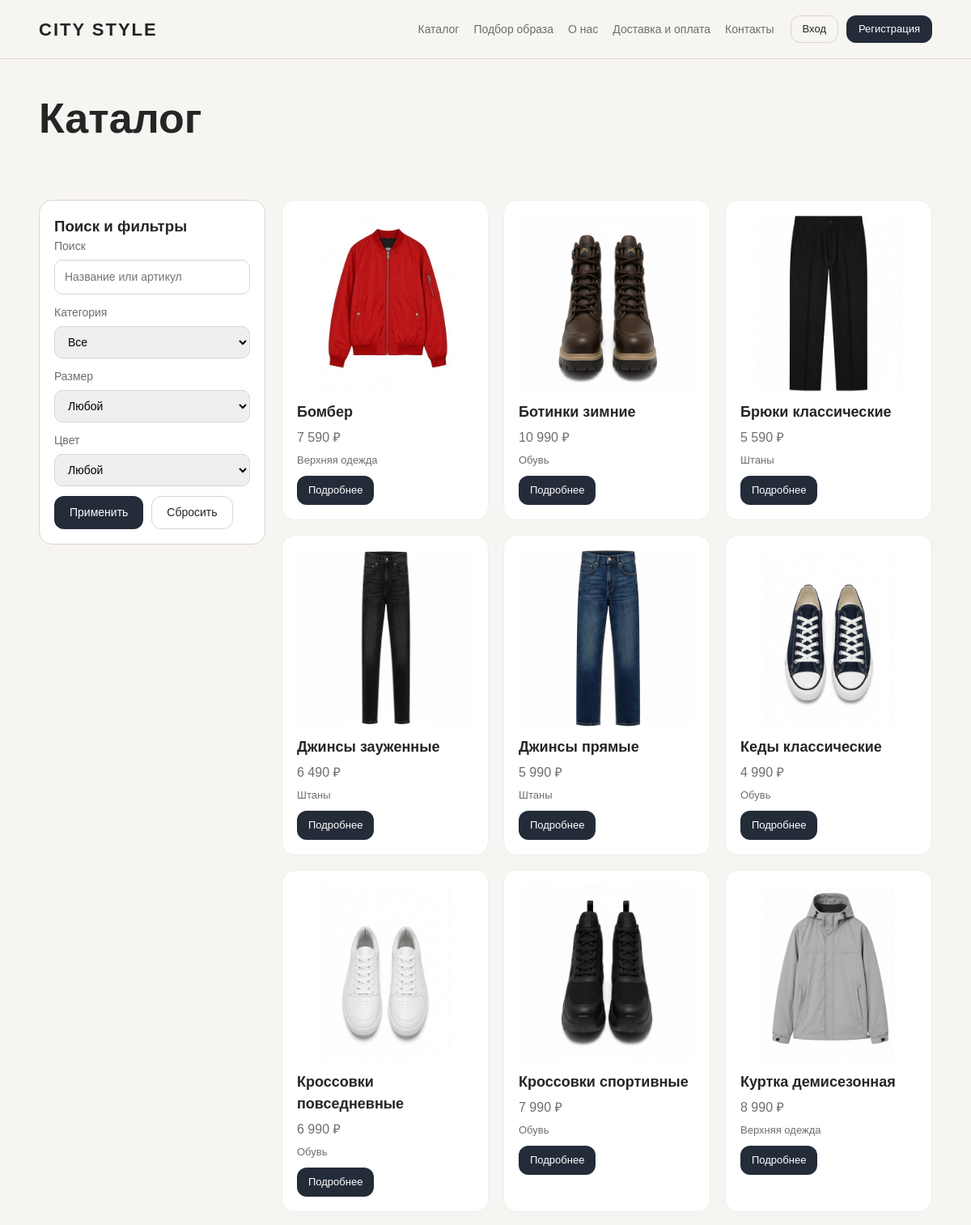
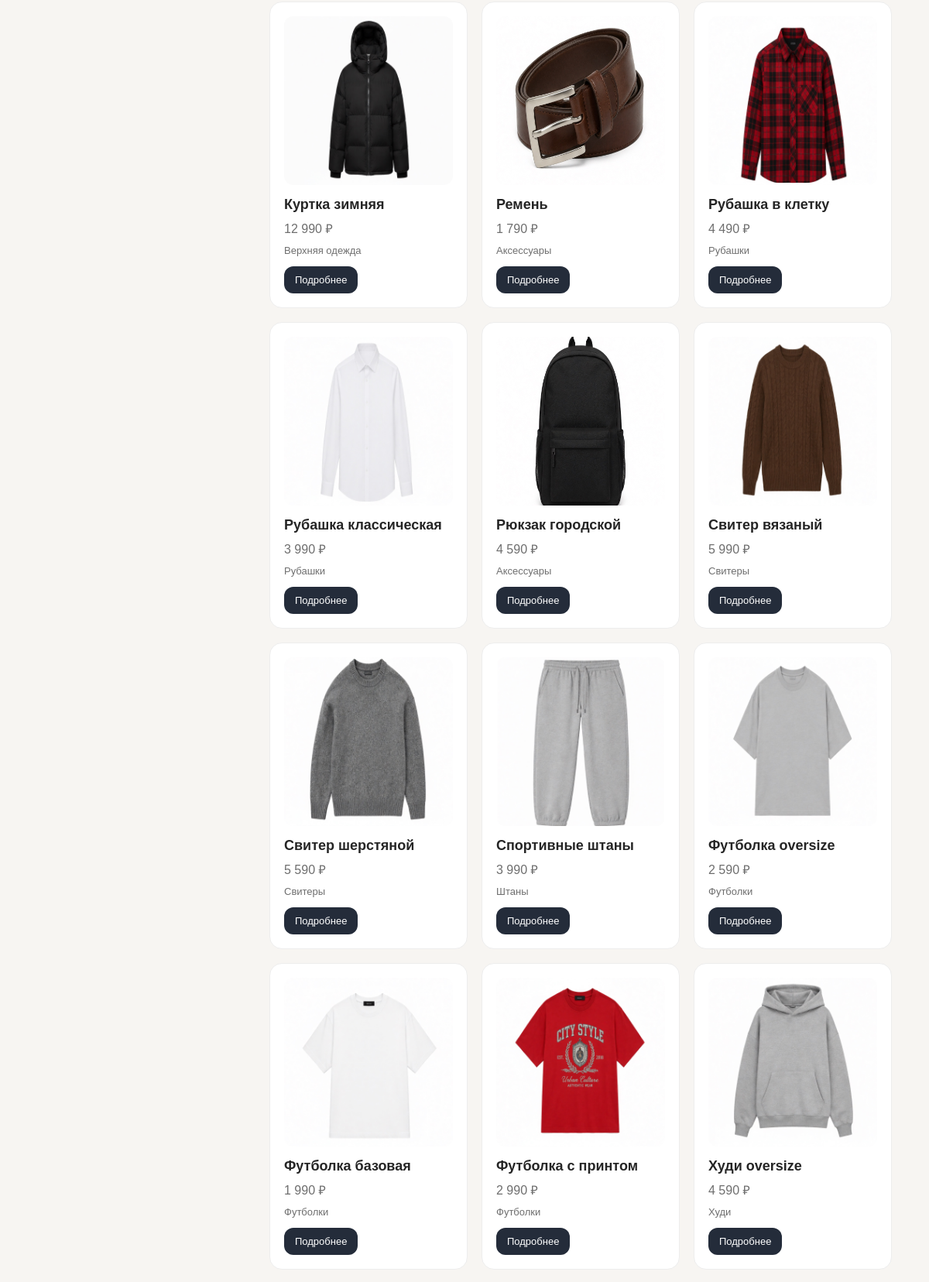
The app's page /City_Style/php/catalog.php (upper part) with its own data (2 pictures, top to bottom).
### tables this page shows
CREATE TABLE `style_tovary` (
  `id_tovar` int(11) NOT NULL,
  `nazvanie` varchar(255) NOT NULL,
  `articul` varchar(100) DEFAULT NULL,
  `opisanie` varchar(255) DEFAULT NULL,
  `sostav` varchar(255) DEFAULT NULL,
  `tsena` decimal(10,2) NOT NULL,
  `razmer` int(11) DEFAULT NULL,
  `kategoriya` int(11) DEFAULT NULL,
  `izobrazhenie` varchar(255) DEFAULT NULL,
  `tsvet` int(11) DEFAULT NULL
);

### City_Style/php/includes/init.php (called while the page is built, shortened)
<?php
$pdo = null;
function h(?string $s): string
{
    return htmlspecialchars((string) $s, ENT_QUOTES | ENT_SUBSTITUTE, 'UTF-8');
}
function format_price(float|string $value): string
{
    $n = is_string($value) ? (float) $value : $value;
    return number_format($n, 0, '', ' ') . ' ₽';
}
function current_user(): ?array
{
    if (empty($_SESSION['user'])) {
        return null;
    }
    return $_SESSION['user'];
}
function product_image_filenames(?string $stored): array
{
    $out = [];
    foreach (preg_split('/\s*,\s*/', trim($stored)) as $part) {
        $safe = basename(trim($part));
        if ($safe !== '') {
            $out[] = $safe;
        }
        if (count($out) >= 3) {
            break;
        }
    }
    return $out;
}
function product_main_image_filename(?string $stored): ?string
{
    $files = product_image_filenames($stored);
    return $files[0] ?? null;
}
function product_image_url(?string $filename): ?string
{
    $main = $filename;
    if ($filename !== null && str_contains($filename, ',')) {
        $main = product_main_image_filename($filename);
    }
    $safe = basename($main);
    $root = dirname(__DIR__, 2);
    $path = $root . '/images/catalog/' . $safe;
    if (is_file($path)) {
        return '../images/catalog/' . rawurlencode($safe);
    }
    return null;
}
function table_exists(PDO $pdo, string $table): bool
{
    $db = $pdo->query('SELECT DATABASE()')->fetchColumn();
    $st = $pdo->prepare(
        'SELECT COUNT(*) FROM information_schema.tables WHERE table_schema = ? AND table_name = ?'
    );
    $st->execute([(string) $db, $table]);
    return (int) $st->fetchColumn() > 0;
}
require_once __DIR__ . '/stock.php';

### City_Style/php/includes/products.php (called while the page is built, shortened)
<?php
function catalog_filters_from_request(): array
{
    return [
        'q' => trim((string) ($_GET['q'] ?? '')),
        'kategoriya' => max(0, (int) ($_GET['kategoriya'] ?? 0)),
        'razmer' => max(0, (int) ($_GET['razmer'] ?? 0)),
        'tsvet' => max(0, (int) ($_GET['tsvet'] ?? 0)),
    ];
}
function catalog_in_stock_sql(PDO $pdo, string $tAlias = 't'): string
{
    if (!stock_enabled($pdo)) {
        return '';
    }
    return ' AND EXISTS (
        SELECT 1 FROM STYLE_tovary tsk
        LEFT JOIN STYLE_sklad_ostatok osk ON osk.id_tovar = tsk.id_tovar
        WHERE tsk.nazvanie = ' . $tAlias . '.nazvanie
          AND (tsk.kategoriya <=> ' . $tAlias . '.kategoriya)
          AND COALESCE(osk.kolichestvo, 0) > 0
    )';
}
function fetch_catalog_groups(PDO $pdo, ?int $kategoriyaId = null, ?int $limit = null, array $filters = []): array
{
    $f = $filters;
    $sub = 'SELECT MIN(t.id_tovar) AS id_tovar, t.nazvanie, t.kategoriya,
            MIN(t.tsena) AS min_tsena, MAX(t.tsena) AS max_tsena
            FROM STYLE_tovary t
            WHERE 1=1';
    $params = [];
    catalog_apply_tovar_filters($sub, $params, $f);
    $sub .= catalog_in_stock_sql($pdo);
    $sub .= ' GROUP BY t.nazvanie, t.kategoriya HAVING COUNT(*) > 0';
    $sql = 'SELECT sub.id_tovar, sub.nazvanie, sub.kategoriya, sub.min_tsena, sub.max_tsena, t0.izobrazhenie
            FROM (' . $sub . ') sub
            INNER JOIN STYLE_tovary t0 ON t0.id_tovar = sub.id_tovar
            ORDER BY sub.nazvanie ASC';
    $st = $pdo->prepare($sql);
    $st->execute($params);
    $rows = $st->fetchAll();
    $names = [];
    $stK = $pdo->query('SELECT id_kategoriya, nazvanie FROM STYLE_kategorii');
    foreach ($stK->fetchAll() as $k) {
        $names[(int) $k['id_kategoriya']] = $k['nazvanie'];
    }
    foreach ($rows as &$r) {
        $kid = $r['kategoriya'] ?? null;
    }
    return $rows;
}

### City_Style/php/includes/stock.php (called while the page is built, shortened)
<?php
function stock_enabled(PDO $pdo): bool
{
    return table_exists($pdo, 'STYLE_sklad_ostatok');
}

### City_Style/php/catalog.php (the view, shortened to what this page needs)
<?php
require __DIR__ . '/includes/init.php';
require __DIR__ . '/includes/products.php';
require __DIR__ . '/includes/header.php';
$pdo = db();
$filters = catalog_filters_from_request();
$groups = fetch_catalog_groups($pdo, $filters['kategoriya'] > 0 ? $filters['kategoriya'] : null, null, $filters);
$queryBase = [];
?>
<main class="container">
    <section class="page-title">
        <h1>Каталог</h1>
    </section>
    <section class="section two-col">
        <aside class="panel filters">
            <h3>Поиск и фильтры</h3>
            <form method="get" action="catalog.php" class="filter-form">
                <label class="filter-label">Поиск
                    <input type="search" name="q" value="<?= h($filters['q']) ?>" placeholder="Название или артикул">
                </label>
                <label class="filter-label">Категория
                    <select name="kategoriya">
                        <option value="">Все</option>
                    </select>
                </label>
                <label class="filter-label">Размер
                    <select name="razmer">
                        <option value="">Любой</option>
                    </select>
                </label>
                <label class="filter-label">Цвет
                    <select name="tsvet">
                        <option value="">Любой</option>
                    </select>
                </label>
                <div class="filter-actions">
                    <button class="btn btn-primary" type="submit">Применить</button>
                    <a class="btn btn-ghost" href="catalog.php">Сбросить</a>
                </div>
            </form>
        </aside>
        <div>
            <div class="product-grid-3">
                <?php foreach ($groups as $g): ?>
                    <?php
                    $img = product_image_url($g['izobrazhenie'] ?? null);
                    $pid = (int) $g['id_tovar'];
                    $minP = (float) $g['min_tsena'];
                    $maxP = (float) $g['max_tsena'];
                    $priceLabel = $minP === $maxP ? format_price($minP) : ('от ' . format_price($minP));
                    ?>
                    <?php
                    $backParam = $queryBase ? ('catalog.php?' . http_build_query($queryBase)) : 'catalog.php';
                    $productHref = 'product.php?id=' . $pid . '&back=' . rawurlencode($backParam);
                    ?>
                    <article class="product-card">
                        <div class="media-frame media-frame--card<?= $img ? '' : ' is-empty' ?>">
                            <?php if ($img): ?>
                                <img class="media-frame__img product-card-img" src="<?= h($img) ?>" alt="<?= h($g['nazvanie']) ?>">
                            <?php else: ?>
                                <img class="media-frame__img product-card-img" alt="" hidden>
                            <?php endif; ?>
                        </div>
                        <h3><?= h($g['nazvanie']) ?></h3>
                        <p><?= h($priceLabel) ?></p>
                        <?php if (!empty($g['kategoriya_nazv'])): ?>
                            <p class="product-card-meta"><?= h($g['kategoriya_nazv']) ?></p>
                        <?php endif; ?>
                        <a class="btn btn-small btn-primary" href="<?= h($productHref) ?>">Подробнее</a>
                    </article>
                <?php endforeach; ?>
            </div>
        </div>
    </section>
</main>
<?php require __DIR__ . '/includes/footer.php'; ?>

### City_Style/php/includes/header.php (shortened to what this page needs)
<?php
$u = current_user();
?>
<!DOCTYPE html>
<html lang="ru">
<head>
    <link rel="stylesheet" href="../css/style.css">
</head>
<body>
    <div class="site-header-bar">
        <div class="site-header-bar__inner container">
            <header class="site-header">
                <div class="header-row">
                    <a class="logo" href="index.php">CITY STYLE</a>
                </div>
            </header>
            <div id="site-nav-panel" class="header-nav-panel">
                <nav class="main-nav" aria-label="Основное меню">
                    <a href="catalog.php">Каталог</a>
                    <a href="outfit-builder.php">Подбор образа</a>
                    <a href="about.php">О нас</a>
                    <a href="delivery-payment.php">Доставка и оплата</a>
                    <a href="contacts.php">Контакты</a>
                </nav>
                <div class="header-actions">
                    <?php if ($u): ?>
                        <?php if (is_staff()): ?>
                            <span class="header-hint" title="Роль"><?= h($u['dolzhnost'] ?? 'Сотрудник') ?></span>
                        <?php endif; ?>
                        <a class="btn btn-ghost btn-header" href="account.php"><?= is_client() ? 'Профиль' : 'Кабинет' ?></a>
                        <?php if (is_client()): ?>
                            <a class="btn btn-ghost btn-header" href="cart.php">Корзина</a>
                        <?php endif; ?>
                        <?php if (is_staff()): ?>
                            <a class="btn btn-ghost btn-header" href="staff/index.php">Панель</a>
                        <?php endif; ?>
                        <a class="btn btn-primary btn-header" href="logout.php">Выйти</a>
                    <?php else: ?>
                        <a class="btn btn-ghost btn-header" href="login.php">Вход</a>
                        <a class="btn btn-primary btn-header" href="register.php">Регистрация</a>
                    <?php endif; ?>
                </div>
            </div>
        </div>
    </div>

### City_Style/php/includes/footer.php (shortened to what this page needs)
</body>
</html>

### records on screen
style_tovary: shows a picture, nazvanie "Бомбер", priceLabel "7 590 ₽", kategoriya_nazv "Верхняя одежда"
style_tovary: shows a picture, nazvanie "Ботинки зимние", priceLabel "10 990 ₽", kategoriya_nazv "Обувь"
style_tovary: shows a picture, nazvanie "Брюки классические", priceLabel "5 590 ₽", kategoriya_nazv "Штаны"
style_tovary: shows a picture, nazvanie "Джинсы зауженные", priceLabel "6 490 ₽", kategoriya_nazv "Штаны"
style_tovary: shows a picture, nazvanie "Джинсы прямые", priceLabel "5 990 ₽", kategoriya_nazv "Штаны"
style_tovary: shows a picture, nazvanie "Кеды классические", priceLabel "4 990 ₽", kategoriya_nazv "Обувь"
style_tovary: shows a picture, nazvanie "Кроссовки повседневные", priceLabel "6 990 ₽", kategoriya_nazv "Обувь"
style_tovary: shows a picture, nazvanie "Кроссовки спортивные", priceLabel "7 990 ₽", kategoriya_nazv "Обувь"
style_tovary: shows a picture, nazvanie "Куртка демисезонная", priceLabel "8 990 ₽", kategoriya_nazv "Верхняя одежда"
style_tovary: shows a picture, nazvanie "Куртка зимняя", priceLabel "12 990 ₽", kategoriya_nazv "Верхняя одежда"
style_tovary: shows a picture, nazvanie "Ремень", priceLabel "1 790 ₽", kategoriya_nazv "Аксессуары"
style_tovary: shows a picture, nazvanie "Рубашка в клетку", priceLabel "4 490 ₽", kategoriya_nazv "Рубашки"
style_tovary: shows a picture, nazvanie "Рубашка классическая", priceLabel "3 990 ₽", kategoriya_nazv "Рубашки"
style_tovary: shows a picture, nazvanie "Рюкзак городской", priceLabel "4 590 ₽", kategoriya_nazv "Аксессуары"
style_tovary: shows a picture, nazvanie "Свитер вязаный", priceLabel "5 990 ₽", kategoriya_nazv "Свитеры"
style_tovary: shows a picture, nazvanie "Свитер шерстяной", priceLabel "5 590 ₽", kategoriya_nazv "Свитеры"
style_tovary: shows a picture, nazvanie "Спортивные штаны", priceLabel "3 990 ₽", kategoriya_nazv "Штаны"
style_tovary: shows a picture, nazvanie "Футболка oversize", priceLabel "2 590 ₽", kategoriya_nazv "Футболки"
style_tovary: shows a picture, nazvanie "Футболка базовая", priceLabel "1 990 ₽", kategoriya_nazv "Футболки"
style_tovary: shows a picture, nazvanie "Футболка с принтом", priceLabel "2 990 ₽", kategoriya_nazv "Футболки"
style_tovary: shows a picture, nazvanie "Худи oversize", priceLabel "4 590 ₽", kategoriya_nazv "Худи"
